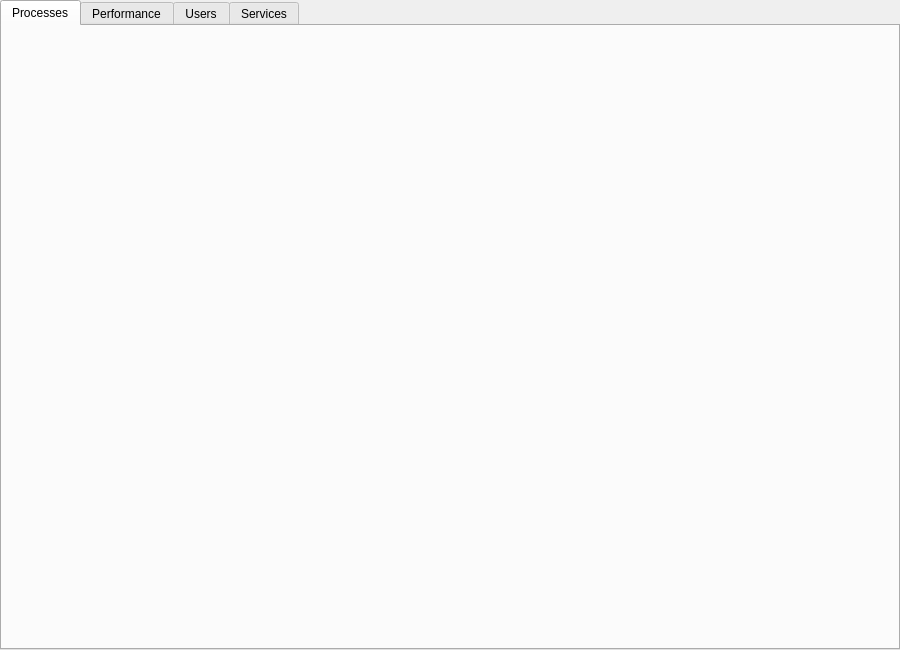
<?xml version="1.0" encoding="UTF-8"?>
<ui version="4.0">
 <class>MainWindow</class>
 <widget class="QMainWindow" name="MainWindow">
  <property name="geometry">
   <rect>
    <x>0</x>
    <y>0</y>
    <width>900</width>
    <height>650</height>
   </rect>
  </property>
  <property name="windowTitle">
   <string>Task Manager</string>
  </property>
  <widget class="QWidget" name="centralwidget">
   <layout class="QVBoxLayout" name="verticalLayout">
    <property name="leftMargin">
     <number>0</number>
    </property>
    <property name="topMargin">
     <number>0</number>
    </property>
    <property name="rightMargin">
     <number>0</number>
    </property>
    <property name="bottomMargin">
     <number>0</number>
    </property>
    <item>
     <widget class="QTabWidget" name="tabWidget">
      <property name="currentIndex">
       <number>0</number>
      </property>
      <widget class="QWidget" name="processesTab">
       <attribute name="title">
        <string>Processes</string>
       </attribute>
       <layout class="QVBoxLayout" name="processesLayout">
        <property name="leftMargin">
         <number>0</number>
        </property>
        <property name="topMargin">
         <number>0</number>
        </property>
        <property name="rightMargin">
         <number>0</number>
        </property>
        <property name="bottomMargin">
         <number>0</number>
        </property>
       </layout>
      </widget>
      <widget class="QWidget" name="performanceTab">
       <attribute name="title">
        <string>Performance</string>
       </attribute>
       <layout class="QVBoxLayout" name="performanceLayout">
        <property name="leftMargin">
         <number>0</number>
        </property>
        <property name="topMargin">
         <number>0</number>
        </property>
        <property name="rightMargin">
         <number>0</number>
        </property>
        <property name="bottomMargin">
         <number>0</number>
        </property>
       </layout>
      </widget>
      <widget class="QWidget" name="usersTab">
       <attribute name="title">
        <string>Users</string>
       </attribute>
       <layout class="QVBoxLayout" name="usersLayout">
        <property name="leftMargin">
         <number>0</number>
        </property>
        <property name="topMargin">
         <number>0</number>
        </property>
        <property name="rightMargin">
         <number>0</number>
        </property>
        <property name="bottomMargin">
         <number>0</number>
        </property>
       </layout>
      </widget>
      <widget class="QWidget" name="servicesTab">
       <attribute name="title">
        <string>Services</string>
       </attribute>
       <layout class="QVBoxLayout" name="servicesLayout">
        <property name="leftMargin">
         <number>0</number>
        </property>
        <property name="topMargin">
         <number>0</number>
        </property>
        <property name="rightMargin">
         <number>0</number>
        </property>
        <property name="bottomMargin">
         <number>0</number>
        </property>
       </layout>
      </widget>
     </widget>
    </item>
   </layout>
  </widget>
  <widget class="QMenuBar" name="menubar">
   <property name="geometry">
    <rect>
     <x>0</x>
     <y>0</y>
     <width>900</width>
     <height>19</height>
    </rect>
   </property>
  </widget>
 </widget>
 <resources/>
 <connections/>
</ui>
